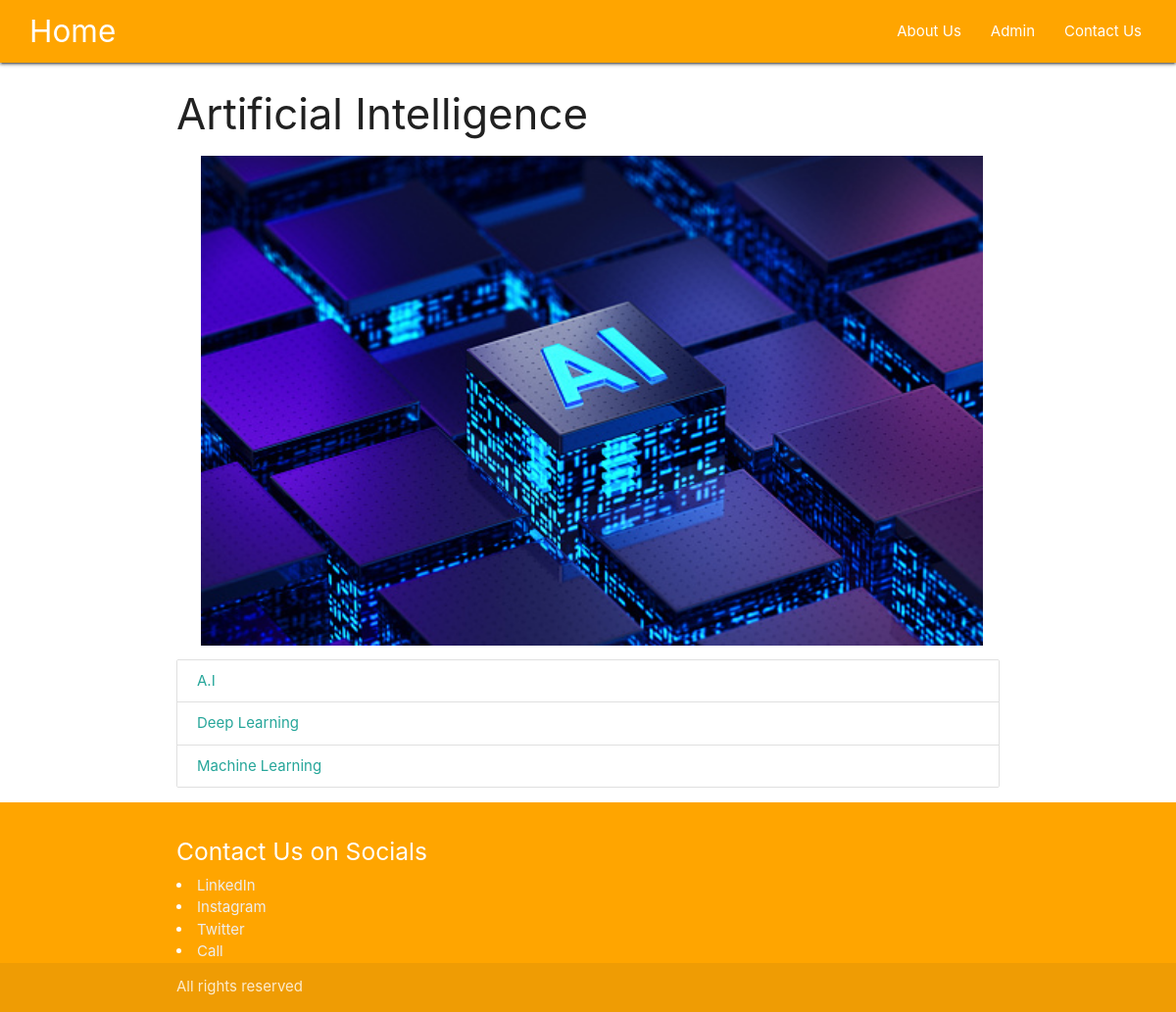
Screenshot of /category/artificial-intelligence with the database file from the repository.
### blog/models.py (models this page shows, shortened)
class Category(models.Model):
    cat_id = models.AutoField(primary_key=True)
    title = models.CharField(max_length=100)
    description = models.TextField()
    url = models.CharField(max_length=100)
    image = models.ImageField(upload_to='category/')
    add_date = models.DateTimeField(auto_now_add=True, null=True)

class Post(models.Model):
    post_id = models.AutoField(primary_key=True)
    title = models.CharField(max_length=200)
    content = HTMLField();
    url = models.CharField(max_length=100)
    cat = models.ForeignKey(Category, on_delete=models.CASCADE)
    image = models.ImageField(upload_to='post/')

### blog/views.py (the view)
# urls.py: path('category/<slug:url>', category),
def category(request, url):
    cat = Category.objects.get(url=url)
    posts = Post.objects.filter(cat=cat)
    return render(request, "category.html", {'cat': cat, 'posts': posts})

### template/category.html (shortened to what this page needs)
{%extends 'base.html'%}
{%block content%}
<div class="container-custom">
    <h3>{{cat.title}}</h3>
    <div class="image-container">
        <img src="/media/{{cat.image}}" class="responsve-img" style="max-height:500px; width:95%; margin-left:25px;" alt="">
    </div>
      <div class="collection">
          {% for p in posts%}
        <a href="/blog/{{p.url}}" class="collection-item">{{p.title}}</a>
          {%endfor%}
      </div>
</div>
{%endblock%}

### blog/static/css/style.css (style rules this page uses)
.container-custom { width:70%!important; margin:auto; }

### rows the page displays
Category: title "Artificial Intelligence", image (picture)
Post: title "A.I"
Post: title "Deep Learning"
Post: title "Machine Learning"
